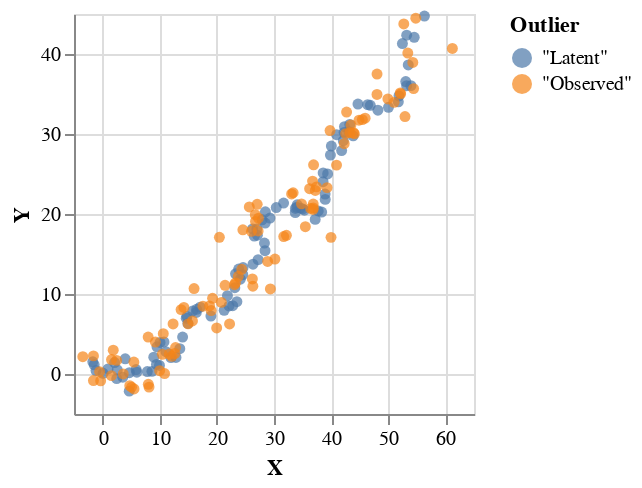

The notebook cell this image was saved under:
### Code cell
(xs, ys, xs', ys') <- sampleIOfixed $ unzip4 <$> toList observations

plotVega 
    (zip (zip (xs <> xs') (ys <> ys')) 
    (replicate 100 (T.pack "Latent") <> replicate 100 (T.pack "Observed")))

### Figure 1 — Vega-Lite specification as saved in the notebook (floating-point values rounded to 4 significant figures; data arrays with more than 128 entries replaced by an {"elided": "..."} marker saying what was removed)
{"$schema": "https://vega.github.io/schema/vega-lite/v4.json", "data": {"values": {"elided": "200 records"}}, "encoding": {"color": {"field": "Outlier"}, "x": {"field": "X", "type": "quantitative"}, "y": {"field": "Y", "type": "quantitative"}}, "height": 200, "mark": "circle", "width": 200}
